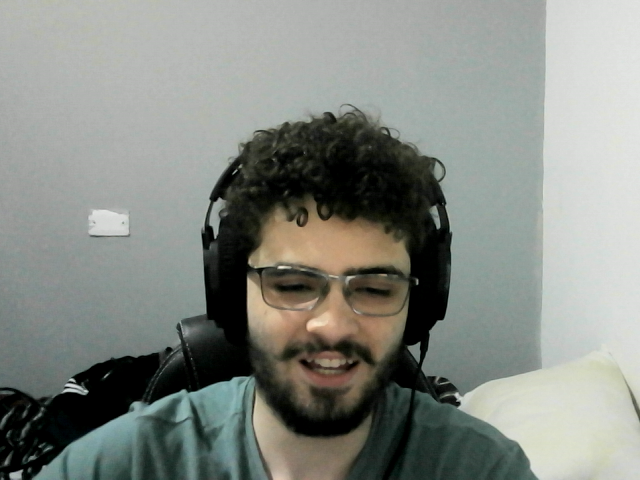
#> input picture dataset-generator/dataset/dudu/00000.png, 640 x 480 px, given in place of the camera
$ python build_face_dataset.py
#> lines starting #> are read from the running program, lines starting #| are printed output that depends on the picture
# import the necessary packages
from imutils.video import VideoStream
import imutils
import time
import cv2
import os

# load OpenCV's Haar cascade for face detection from disk
detector = cv2.CascadeClassifier("haarcascade_frontalface_default.xml")

# initialize the video stream, allow the camera sensor to warm up,
# and initialize the total number of example faces written to disk
# thus far
print("[INFO] starting video stream...")

# using webcam
vs = VideoStream(src=0).start()
time.sleep(2.0)

total = 0
frame_count = 0

# output directory
output_dir = f"dataset/{input('Digite o nome do usuário a ser cadastrado: ')}"
#> the answer given: out.png

if not os.path.exists(output_dir):
    os.makedirs(output_dir)

# loop over the frames from the video stream
while total < 50:
    # grab the frame from the threaded video stream, clone it, (just
    # in case we want to write it to disk), and then resize the frame,
    # so we can apply face detection faster
    frame = vs.read()
#> frame is the input picture: shape (480, 640, 3); mean B, G, R 131.4, 137.6, 133.4
    orig = frame.copy()
    frame = imutils.resize(frame, width=1000)
#> frame: shape (750, 1000, 3)

    # detect faces in the grayscale frame
    rects = detector.detectMultiScale(
        cv2.cvtColor(frame, cv2.COLOR_BGR2GRAY), scaleFactor=1.1, minNeighbors=5, minSize=(30, 30))
#> rects = [[341, 319, 343, 343]]

    if len(rects) > 0:
        # loop over the face detections and draw them on the frame
        for (x, y, w, h) in rects:
            cv2.rectangle(frame, (x, y), (x + w, y + h), (0, 255, 0), 2)
#> this loop made 1 pass
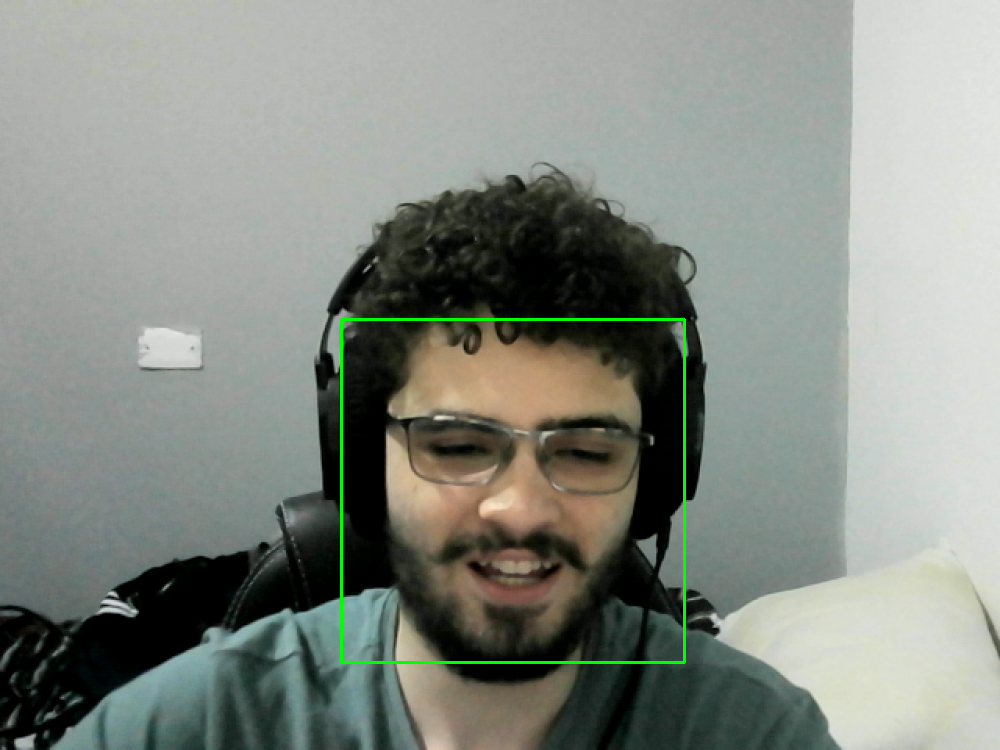
#> frame: shape (750, 1000, 3); mean B, G, R 131.1, 138.7, 133.1

        if frame_count % 5 == 0:
            # save the face image each 5 frames
            p = os.path.sep.join([output_dir, "{}.png".format(str(total).zfill(5))])
            cv2.imwrite(p, orig)
            total += 1

    # Increment the frame counter and reset it when it reaches 5
    frame_count += 1
    if frame_count == 5:
        frame_count = 0

    # show the output frame
    cv2.imshow("Frame", frame)
    key = cv2.waitKey(1) & 0xFF
#> (key q is pressed here)

    # if the `q` key was pressed, break from the loop
    if key == ord("q"):
        break

# print the total faces saved and do a bit of cleanup
print("[INFO] {} face images stored".format(total))
print("[INFO] cleaning up...")
cv2.destroyAllWindows()
vs.stop()

$ run again, on dataset-generator/dataset/dudu/00002.png
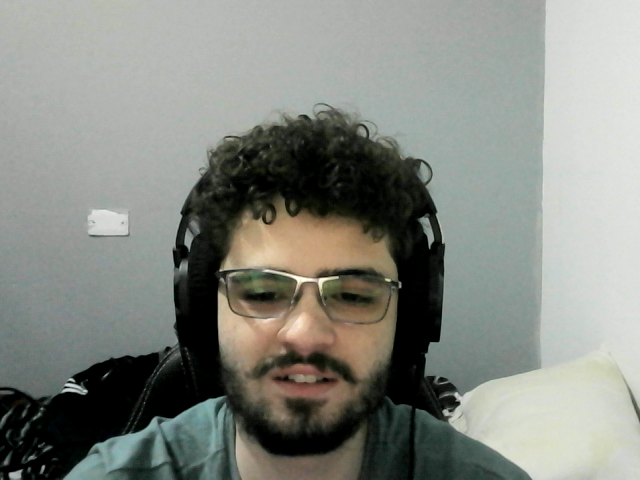
#> input picture dataset-generator/dataset/dudu/00002.png, 640 x 480 px, given in place of the camera
#> frame is the input picture: shape (480, 640, 3); mean B, G, R 129.5, 136.1, 133.2
#> rects = [[292, 322, 367, 367]]
#> the loop `for (x, y, w, h) in rects:` made 1 pass
#> after the loop `for (x, y, w, h) in rects:`:
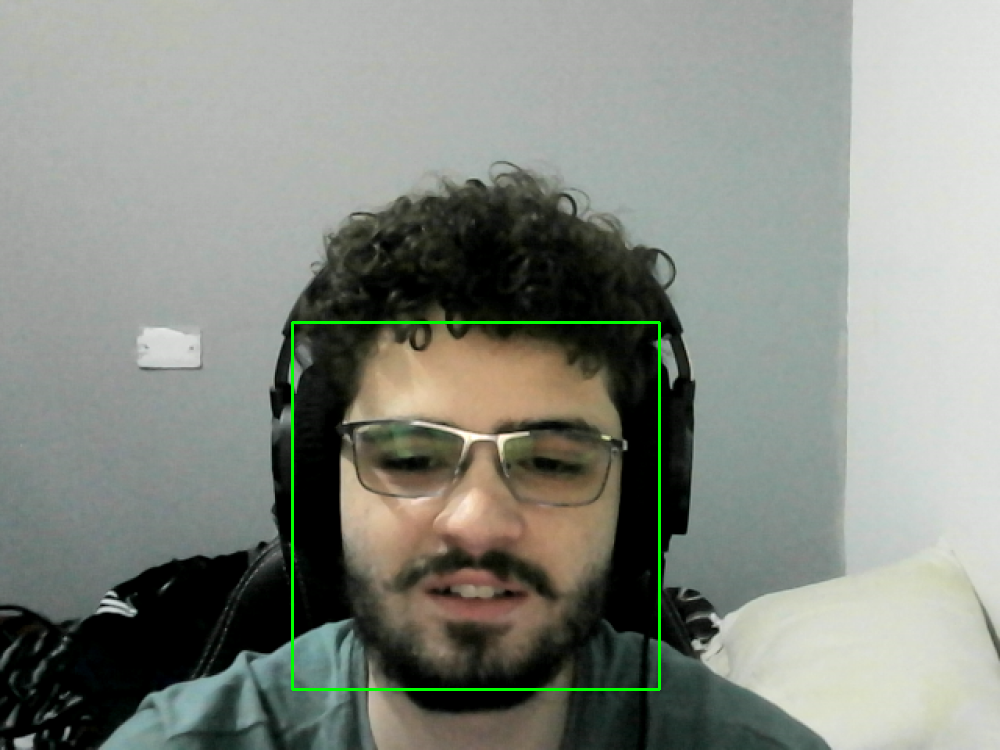
#> frame: shape (750, 1000, 3); mean B, G, R 129.3, 137.4, 133
